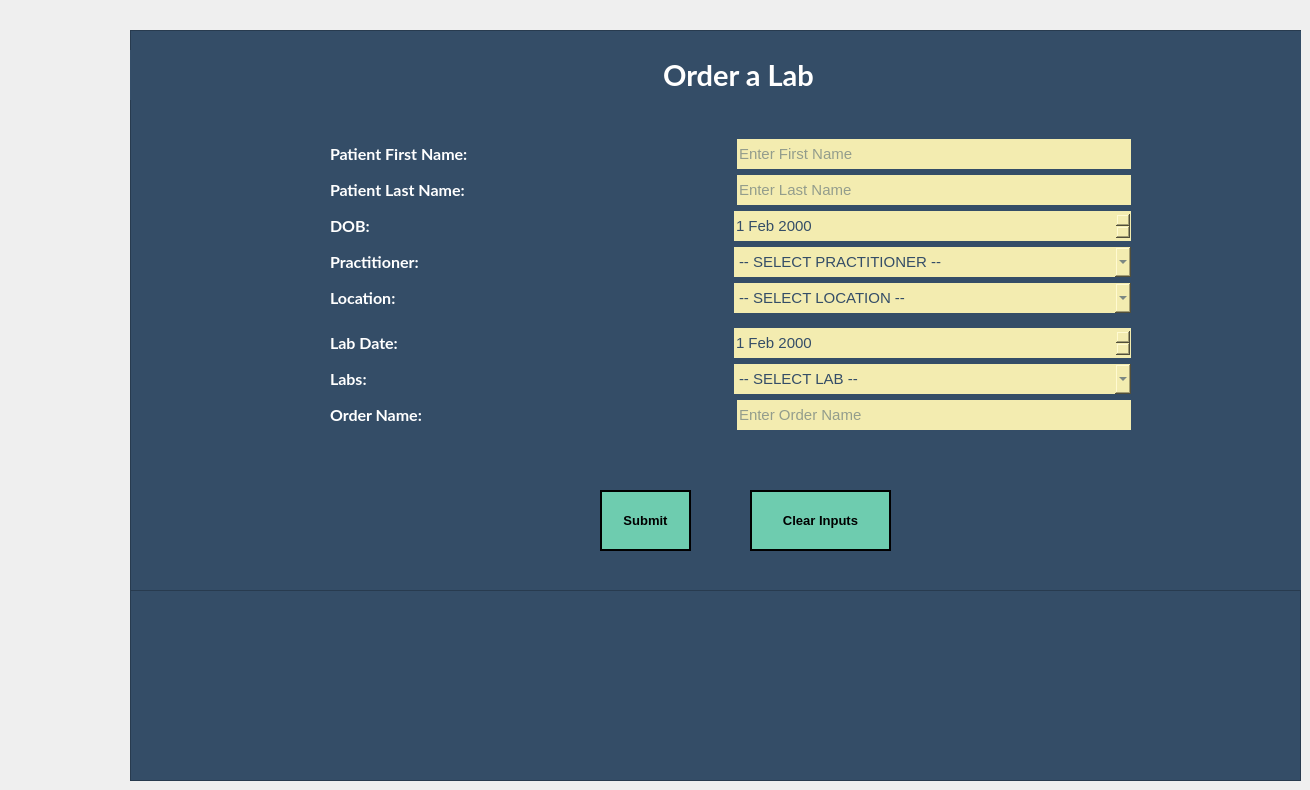
     <widget class="QWidget" name="Lab">
      <widget class="QFrame" name="Main_Frame_5">
       <property name="geometry">
        <rect>
         <x>130</x>
         <y>30</y>
         <width>1171</width>
         <height>751</height>
        </rect>
       </property>
       <property name="minimumSize">
        <size>
         <width>0</width>
         <height>0</height>
        </size>
       </property>
       <property name="maximumSize">
        <size>
         <width>16777215</width>
         <height>16777215</height>
        </size>
       </property>
       <property name="styleSheet">
        <string notr="true">QFrame {
	border-image: none;
	background-color: rgb(52, 77, 103);
}



QLineEdit, QComboBox, QDateEdit, QDateTimeEdit, QListView {
	border-image: none;
    border: none;
	min-width: 200px;
	height: 30px;
	background-color: #F3ECB0;
	color: #344D67;
	font-family: &quot;MS Shell Dlg 2&quot;;
	font-size: 11;
}

QLabel {
	color: white;
}</string>
       </property>
       <property name="frameShape">
        <enum>QFrame::StyledPanel</enum>
       </property>
       <property name="frameShadow">
        <enum>QFrame::Raised</enum>
       </property>
       <widget class="QFrame" name="InputFrame_9">
        <property name="geometry">
         <rect>
          <x>0</x>
          <y>0</y>
          <width>1171</width>
          <height>751</height>
         </rect>
        </property>
        <property name="styleSheet">
         <string notr="true">border-image: none;
</string>
        </property>
        <property name="frameShape">
         <enum>QFrame::StyledPanel</enum>
        </property>
        <property name="frameShadow">
         <enum>QFrame::Raised</enum>
        </property>
        <widget class="QFrame" name="InputFrame_10">
         <property name="geometry">
          <rect>
           <x>0</x>
           <y>0</y>
           <width>1251</width>
           <height>561</height>
          </rect>
         </property>
         <property name="styleSheet">
          <string notr="true">border-image: none;
</string>
         </property>
         <property name="frameShape">
          <enum>QFrame::StyledPanel</enum>
         </property>
         <property name="frameShadow">
          <enum>QFrame::Raised</enum>
         </property>
         <widget class="QWidget" name="verticalLayoutWidget_6">
          <property name="geometry">
           <rect>
            <x>200</x>
            <y>100</y>
            <width>801</width>
            <height>311</height>
           </rect>
          </property>
          <layout class="QVBoxLayout" name="verticalLayout_Top_3">
           <item>
            <layout class="QVBoxLayout" name="verticalLayout_18">
             <item>
              <layout class="QHBoxLayout" name="Layout_PatientFirstName_6">
               <item>
                <widget class="QLabel" name="Label_PatientFirstName_6">
                 <property name="font">
                  <font>
                   <family>Lato</family>
                   <pointsize>12</pointsize>
                   <weight>75</weight>
                   <bold>true</bold>
                  </font>
                 </property>
                 <property name="styleSheet">
                  <string notr="true"/>
                 </property>
                 <property name="text">
                  <string>Patient First Name:</string>
                 </property>
                </widget>
               </item>
               <item>
                <widget class="QLineEdit" name="Lab_Fname">
                 <property name="minimumSize">
                  <size>
                   <width>200</width>
                   <height>0</height>
                  </size>
                 </property>
                 <property name="maximumSize">
                  <size>
                   <width>394</width>
                   <height>16777215</height>
                  </size>
                 </property>
                 <property name="font">
                  <font>
                   <family>MS Shell Dlg 2</family>
                   <pointsize>11</pointsize>
                  </font>
                 </property>
                 <property name="styleSheet">
                  <string notr="true"/>
                 </property>
                 <property name="text">
                  <string/>
                 </property>
                 <property name="alignment">
                  <set>Qt::AlignLeading|Qt::AlignLeft|Qt::AlignVCenter</set>
                 </property>
                 <property name="placeholderText">
                  <string>Enter First Name</string>
                 </property>
                </widget>
               </item>
              </layout>
             </item>
             <item>
              <layout class="QHBoxLayout" name="Layout_PatientLastName_4">
               <item>
                <widget class="QLabel" name="Label_PatientLastName_6">
                 <property name="font">
                  <font>
                   <family>Lato</family>
                   <pointsize>12</pointsize>
                   <weight>75</weight>
                   <bold>true</bold>
                  </font>
                 </property>
                 <property name="styleSheet">
                  <string notr="true"/>
                 </property>
                 <property name="text">
                  <string>Patient Last Name:</string>
                 </property>
                </widget>
               </item>
               <item>
                <widget class="QLineEdit" name="Lab_Lname">
                 <property name="minimumSize">
                  <size>
                   <width>200</width>
                   <height>0</height>
                  </size>
                 </property>
                 <property name="maximumSize">
                  <size>
                   <width>394</width>
                   <height>16777215</height>
                  </size>
                 </property>
                 <property name="font">
                  <font>
                   <family>MS Shell Dlg 2</family>
                   <pointsize>11</pointsize>
                  </font>
                 </property>
                 <property name="styleSheet">
                  <string notr="true"/>
                 </property>
                 <property name="text">
                  <string/>
                 </property>
                 <property name="placeholderText">
                  <string>Enter Last Name</string>
                 </property>
                </widget>
               </item>
              </layout>
             </item>
             <item>
              <layout class="QHBoxLayout" name="Layout_DOB_4">
               <item>
                <widget class="QLabel" name="Label_DOB_6">
                 <property name="font">
                  <font>
                   <family>Lato</family>
                   <pointsize>12</pointsize>
                   <weight>75</weight>
                   <bold>true</bold>
                  </font>
                 </property>
                 <property name="styleSheet">
                  <string notr="true"/>
                 </property>
                 <property name="text">
                  <string>DOB:</string>
                 </property>
                </widget>
               </item>
               <item>
                <widget class="QDateEdit" name="Lab_DOB">
                 <property name="font">
                  <font>
                   <family>MS Shell Dlg 2</family>
                   <pointsize>11</pointsize>
                  </font>
                 </property>
                 <property name="date">
                  <date>
                   <year>2000</year>
                   <month>2</month>
                   <day>1</day>
                  </date>
                 </property>
                </widget>
               </item>
              </layout>
             </item>
             <item>
              <layout class="QVBoxLayout" name="verticalLayout_23">
               <item>
                <layout class="QHBoxLayout" name="Layout_Practitioner_2">
                 <item>
                  <widget class="QLabel" name="Label_Practitioner_2">
                   <property name="font">
                    <font>
                     <family>Lato</family>
                     <pointsize>12</pointsize>
                     <weight>75</weight>
                     <bold>true</bold>
                    </font>
                   </property>
                   <property name="styleSheet">
                    <string notr="true"/>
                   </property>
                   <property name="text">
                    <string>Practitioner:</string>
                   </property>
                  </widget>
                 </item>
                 <item>
                  <widget class="QComboBox" name="Lab_Combo_Practitioner">
                   <property name="font">
                    <font>
                     <family>MS Shell Dlg 2</family>
                     <pointsize>11</pointsize>
                    </font>
                   </property>
                   <item>
                    <property name="text">
                     <string>-- SELECT PRACTITIONER --</string>
                    </property>
                   </item>
                  </widget>
                 </item>
                </layout>
               </item>
               <item>
                <layout class="QHBoxLayout" name="Layout_LocationID_2">
                 <item>
                  <widget class="QLabel" name="Label_LocationID_2">
                   <property name="font">
                    <font>
                     <family>Lato</family>
                     <pointsize>12</pointsize>
                     <weight>75</weight>
                     <bold>true</bold>
                    </font>
                   </property>
                   <property name="styleSheet">
                    <string notr="true"/>
                   </property>
                   <property name="text">
                    <string>Location:</string>
                   </property>
                  </widget>
                 </item>
                 <item>
                  <widget class="QComboBox" name="Lab_Combo_Location">
                   <property name="font">
                    <font>
                     <family>MS Shell Dlg 2</family>
                     <pointsize>11</pointsize>
                    </font>
                   </property>
                   <item>
                    <property name="text">
                     <string>-- SELECT LOCATION --</string>
                    </property>
                   </item>
                  </widget>
                 </item>
                </layout>
               </item>
              </layout>
             </item>
            </layout>
           </item>
           <item>
            <layout class="QVBoxLayout" name="verticalLayout_24">
             <item>
              <layout class="QVBoxLayout" name="verticalLayout_25">
               <item>
                <layout class="QHBoxLayout" name="Layout_LabDate_2">
                 <item>
                  <widget class="QLabel" name="Label_LabDate_2">
                   <property name="font">
                    <font>
                     <family>Lato</family>
                     <pointsize>12</pointsize>
                     <weight>75</weight>
                     <bold>true</bold>
                    </font>
                   </property>
                   <property name="styleSheet">
                    <string notr="true"/>
                   </property>
                   <property name="text">
                    <string>Lab Date:</string>
                   </property>
                  </widget>
                 </item>
                 <item>
                  <widget class="QDateEdit" name="Lab_Date">
                   <property name="font">
                    <font>
                     <family>MS Shell Dlg 2</family>
                     <pointsize>11</pointsize>
                    </font>
                   </property>
                   <property name="date">
                    <date>
                     <year>2000</year>
                     <month>2</month>
                     <day>1</day>
                    </date>
                   </property>
                  </widget>
                 </item>
                </layout>
               </item>
              </layout>
             </item>
             <item>
              <layout class="QHBoxLayout" name="Layout_PossibleLabs_2">
               <item>
                <widget class="QLabel" name="Label_PossibleLabs_2">
                 <property name="font">
                  <font>
                   <family>Lato</family>
                   <pointsize>12</pointsize>
                   <weight>75</weight>
                   <bold>true</bold>
                  </font>
                 </property>
                 <property name="styleSheet">
                  <string notr="true"/>
                 </property>
                 <property name="text">
                  <string>Labs:</string>
                 </property>
                </widget>
               </item>
               <item>
                <widget class="QComboBox" name="Lab_Combo_Labs">
                 <property name="minimumSize">
                  <size>
                   <width>200</width>
                   <height>0</height>
                  </size>
                 </property>
                 <property name="font">
                  <font>
                   <family>MS Shell Dlg 2</family>
                   <pointsize>11</pointsize>
                  </font>
                 </property>
                 <item>
                  <property name="text">
                   <string>-- SELECT LAB --</string>
                  </property>
                 </item>
                </widget>
               </item>
              </layout>
             </item>
             <item>
              <layout class="QHBoxLayout" name="Layout_LabOrderName_2">
               <item>
                <widget class="QLabel" name="Label_LabOrderName_2">
                 <property name="font">
                  <font>
                   <family>Lato</family>
                   <pointsize>12</pointsize>
                   <weight>75</weight>
                   <bold>true</bold>
                  </font>
                 </property>
                 <property name="styleSheet">
                  <string notr="true"/>
                 </property>
                 <property name="text">
                  <string>Order Name:</string>
                 </property>
                </widget>
               </item>
               <item>
                <widget class="QLineEdit" name="Lab_Order">
                 <property name="maximumSize">
                  <size>
                   <width>394</width>
                   <height>16777215</height>
                  </size>
                 </property>
                 <property name="font">
                  <font>
                   <family>MS Shell Dlg 2</family>
                   <pointsize>11</pointsize>
                  </font>
                 </property>
                 <property name="styleSheet">
                  <string notr="true"/>
                 </property>
                 <property name="text">
                  <string/>
                 </property>
                 <property name="placeholderText">
                  <string>Enter Order Name</string>
                 </property>
                </widget>
               </item>
              </layout>
             </item>
            </layout>
           </item>
          </layout>
         </widget>
         <widget class="QPushButton" name="pushButton_SubmitLabOrder">
          <property name="geometry">
           <rect>
            <x>470</x>
            <y>460</y>
            <width>91</width>
            <height>61</height>
           </rect>
          </property>
          <property name="font">
           <font>
            <pointsize>10</pointsize>
            <weight>75</weight>
            <bold>true</bold>
           </font>
          </property>
          <property name="styleSheet">
           <string notr="true">QPushButton {
	border-image: none;
	background-color: #6ECCAF;
	color: black;
	border: 2px solid black;
}

QPushButton::hover {
	background-color: rgb(14, 81, 85);
	color: white;
}</string>
          </property>
          <property name="text">
           <string>Submit</string>
          </property>
         </widget>
         <widget class="QPushButton" name="pushButton_ClearLabOrder">
          <property name="geometry">
           <rect>
            <x>620</x>
            <y>460</y>
            <width>141</width>
            <height>61</height>
           </rect>
          </property>
          <property name="font">
           <font>
            <pointsize>10</pointsize>
            <weight>75</weight>
            <bold>true</bold>
           </font>
          </property>
          <property name="styleSheet">
           <string notr="true">QPushButton {
	border-image: none;
	background-color: #6ECCAF;
	color: black;
	border: 2px solid black;
}

QPushButton::hover {
	background-color: rgb(14, 81, 85);
	color: white;
}</string>
          </property>
          <property name="text">
           <string>Clear Inputs</string>
          </property>
         </widget>
         <widget class="QLabel" name="Lable_CheckIns_10">
          <property name="geometry">
           <rect>
            <x>-12</x>
            <y>20</y>
            <width>1241</width>
            <height>50</height>
           </rect>
          </property>
          <property name="minimumSize">
           <size>
            <width>0</width>
            <height>50</height>
           </size>
          </property>
          <property name="maximumSize">
           <size>
            <width>16777215</width>
            <height>50</height>
           </size>
          </property>
          <property name="font">
           <font>
            <family>Lato</family>
            <pointsize>22</pointsize>
            <weight>75</weight>
            <bold>true</bold>
           </font>
          </property>
          <property name="styleSheet">
           <string notr="true">QLabel {
	color: white;
}</string>
          </property>
          <property name="text">
           <string>Order a Lab</string>
          </property>
          <property name="alignment">
           <set>Qt::AlignCenter</set>
          </property>
         </widget>
        </widget>
       </widget>
      </widget>
     </widget>
